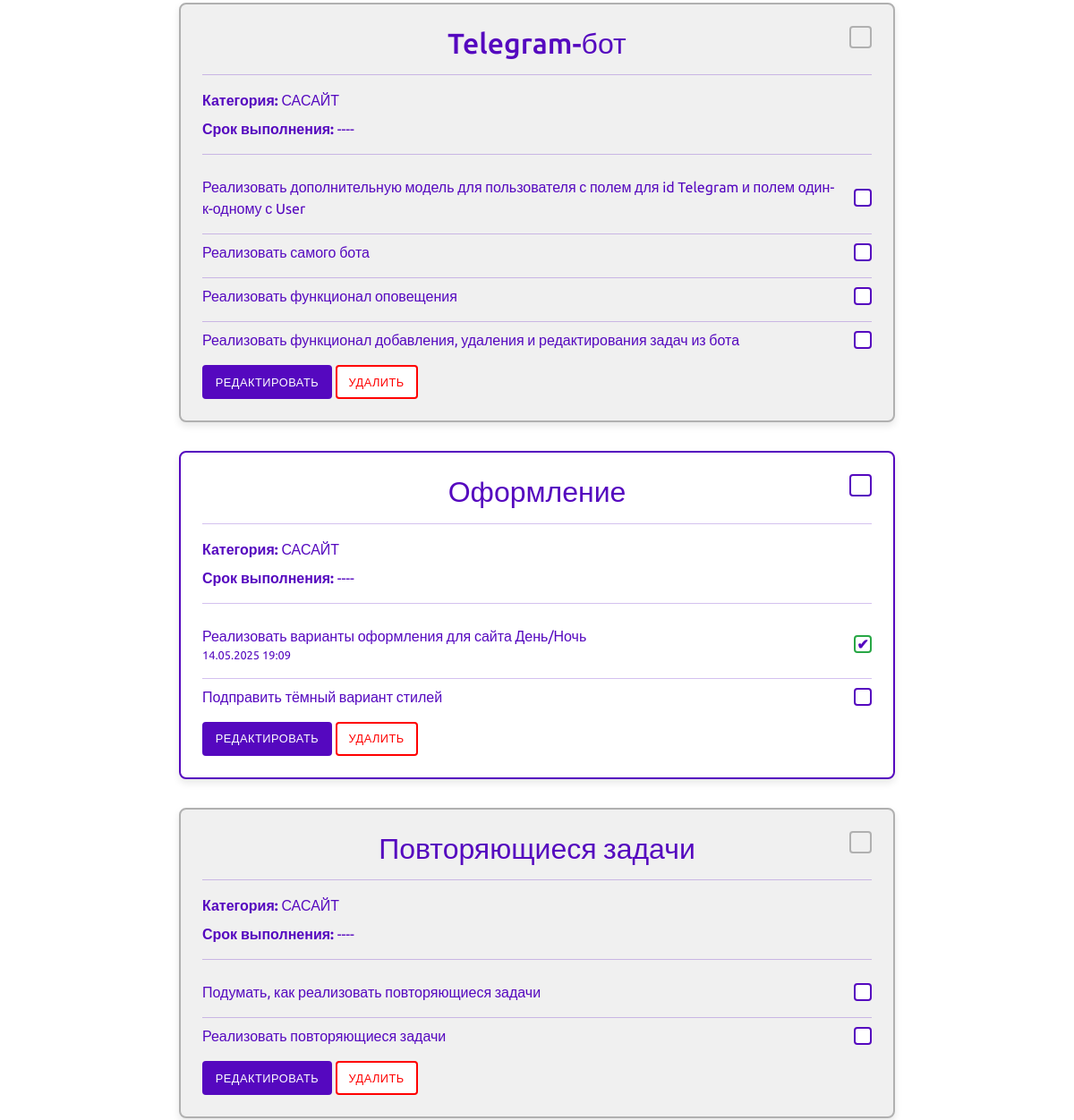
Page / (signed in, middle part) on the earlier database version.
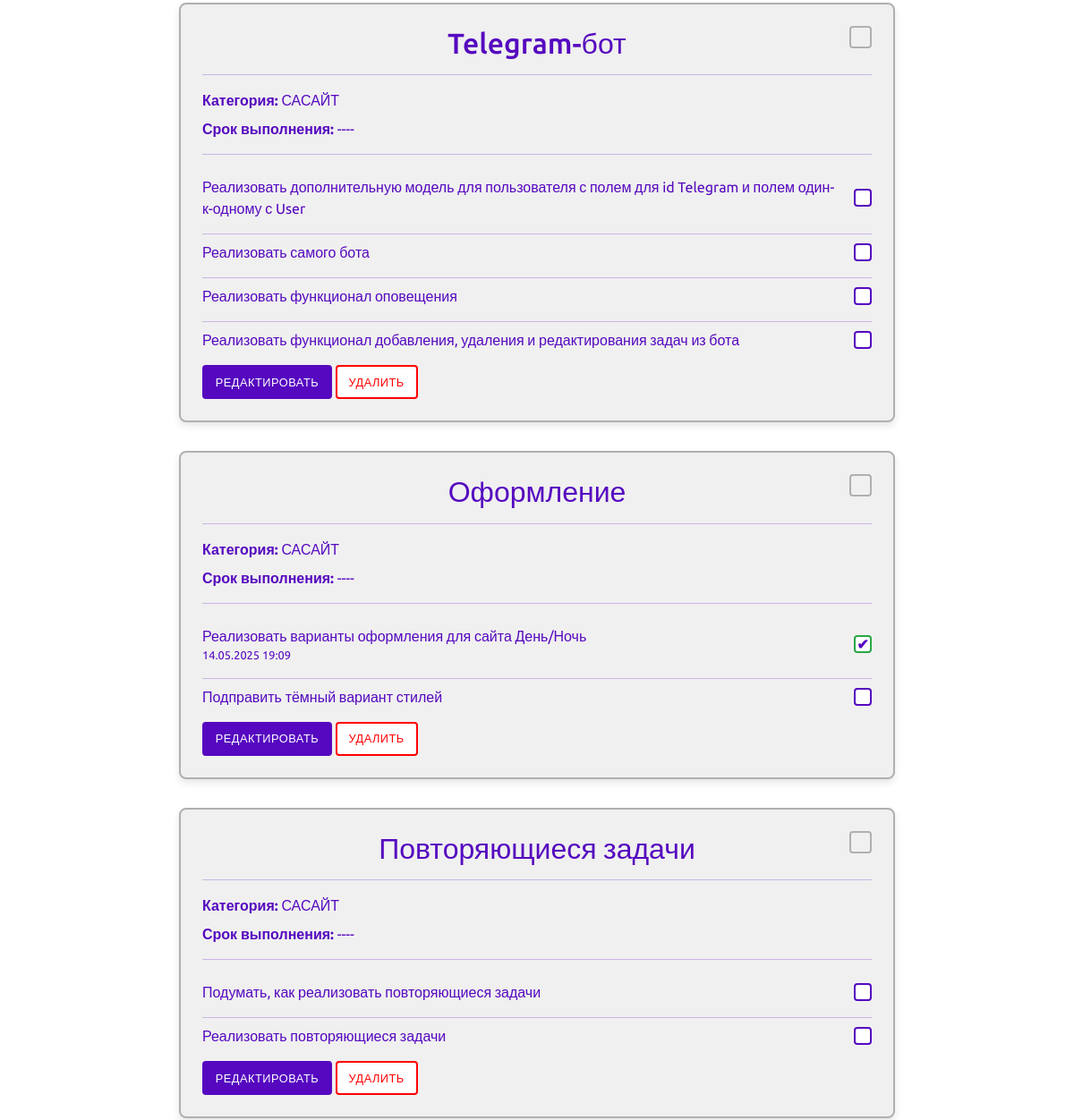
Same page on the later database version.
### task/models.py (models this page shows, shortened)
class Task(models.Model):
    class Status(models.TextChoices):
        NOT_ACTIVE = 'not_active', 'Не активна'
        ACTIVE = 'active', 'Активна'
        COMPLETED = 'completed', 'Выполнена'
    title = models.CharField(max_length=100, verbose_name='Название задачи')
    user = models.ForeignKey(User, on_delete=models.CASCADE, verbose_name='Пользователь', related_name='tasks')
    category = models.ForeignKey(Category, on_delete=models.PROTECT, verbose_name='Категория', related_name='tasks')
    status = models.CharField(max_length=10, choices=Status.choices, default=Status.NOT_ACTIVE,
                              verbose_name='Статус задачи')
    create_date = models.DateTimeField(auto_now_add=True, db_index=True, verbose_name='Дата создания')
    due_date = models.DateTimeField(blank=True, null=True, verbose_name='Срок выполнения')
    def get_relative_due_date(self):
        if not self.due_date:
            return ""
    class Meta:
        ordering = ('-create_date',)
        verbose_name = 'Задача'
        verbose_name_plural = 'Задачи'
        constraints = [
            models.CheckConstraint(
                check=models.Q(due_date__gt=models.F('create_date')),
                name='check_due_date_after_create_date'
            )
        ]

class Category(models.Model):
    name = models.CharField(max_length=50, verbose_name='Название')
    slug = models.SlugField(max_length=50, db_index=True, allow_unicode=True)
    user = models.ForeignKey(User, on_delete=models.CASCADE, verbose_name='Пользователь', related_name='categories')
    class Meta:
        ordering = ('name',)
        verbose_name = 'Категория'
        verbose_name_plural = 'Категории'
        constraints = [
            models.UniqueConstraint(fields=['slug', 'user'], name='unique_slug_per_user')
        ]

### task/views.py (the view)
# urls.py: path('', views.home, name='home'),
def home(request):
    if request.user.is_authenticated:
        tasks = Task.objects.filter(user=request.user).prefetch_related('subtasks')
        category = request.GET.get('category')
        if category and category != '':
            tasks = tasks.filter(category__slug=category)
        status = request.GET.get('status')
        if status and status != '':
            tasks = tasks.filter(status=status)
        search = request.GET.get('search')
        if search and search != '':
            tasks = tasks.filter(Q(title__icontains=search))
        initial = {}
        if category:
            initial['category'] = category
        if status:
            initial['status'] = status
        if search:
            initial['search'] = search
        filter_form = TaskFilterForm(initial=initial)
        page_size = 5
        paginator = Paginator(tasks, page_size)
        page_number = request.GET.get('page')
        try:
            page_number = int(page_number) if page_number else 1
            page_obj = paginator.get_page(page_number)
        except (ValueError, EmptyPage, PageNotAnInteger):
            page_obj = paginator.page(1)
    else:
        page_obj = None
        filter_form = None
    context = {
        'page_obj': page_obj,
        'filter_form': filter_form,
    }
    return render(request, 'task/home.html', context)

### task/templatetags/filter_tags.py (called while the page is built)
@register.simple_tag(takes_context=True)
def url_replace_param(context, **kwargs):
    request = context['request']
    dict_ = request.GET.copy()
    for key, value in kwargs.items():
        if value is not None:
            dict_[key] = value
        else:
            if key in dict_:
                del dict_[key]
    url = reverse('task:home')
    encoded_params = urlencode({k: v for k, v in dict_.items() if v}, doseq=True)
    if encoded_params:
        return f'{url}?{encoded_params}'
    return url

### task/templates/task/home.html (shortened to what this page needs)
{% extends 'base.html' %}
{% load django_bootstrap5 %}
{% load static %}
{% load filter_tags %}
{% block content %}
    <div class="container mt-4">
        {% if user.is_authenticated %}
            {% if page_obj %}
                {% for task in page_obj %}
                    <div class="task-card task-status-{{ task.status|lower }}">
                        <div class="task-header">
                            <h2 class="task-title">{{ task.title }}</h2>
                            <div class="task-status-indicator status-{{ task.status|lower }}"
                                 data-task-id="{{ task.id }}"
                                 data-url="{% url 'task:api_change_task_status' task.id %}"
                                 title="Изменить статус">
                            </div>
                        </div>
                        <hr class="purple-line">
                        <p class="task-category"><strong>Категория:</strong> {{ task.category.name }}</p>
                        <p class="task-due-date">
                            <strong>Срок выполнения:</strong>
                            <span class="due-date-value">{{ task.due_date|date:"d.m.Y H:i"|default:"----" }}</span>
                        </p>
                        <hr class="purple-line">
                        <div class="subtask-list">
                            {% for subtask in task.subtasks.all %}
                                <div class="subtask-item">
                                    <div class="subtask-description">
                                        {{ subtask.description }}
                                        {% if subtask.is_completed %}
                                            <p class="small text-muted mb-0">{{ subtask.completed_date|date:"d.m.Y H:i" }}</p>
                                        {% endif %}
                                    </div>
                                    <div class="subtask-status-indicator subtask-status-{{ subtask.is_completed|yesno:'completed,not_completed' }}"
                                         data-subtask-id="{{ subtask.id }}"
                                         data-url="{% url 'task:api_change_subtask_status' subtask.id %}"
                                         title="Изменить статус">
                                        {% if subtask.is_completed %}
                                            <span class="checkmark">&#10004;</span>
                                        {% endif %}
                                    </div>
                                </div>
                                {% if not forloop.last %}
                                    <hr class="purple-line subtask-line">
                                {% endif %}
                            {% endfor %}
                        </div>
                        <div class="task-actions mt-3">
                            <a href="{% url 'task:task_edit' task.id %}{{ all }}"
                               class="btn btn-login btn-sm">Редактировать</a>
                            <button type="button" class="btn btn-cancel btn-sm" data-bs-toggle="modal"
                                    data-bs-target="#deleteTaskModal" data-task-id="{{ task.id }}"
                                    data-task-title="{{ task.title }}">
                                Удалить
                            </button>
                        </div>
                    </div>
                {% endfor %}
            {% else %}
                <p class="text-center">Задач пока нет.</p>
            {% endif %}
        {% else %}
            <p class="text-center">Авторизуйтесь, чтобы увидеть задачи.</p>
        {% endif %}
    </div>
{% endblock %}

Differences in the rows shown:
changed Task "Оформление": status "active" → "not_active" (drawn)
